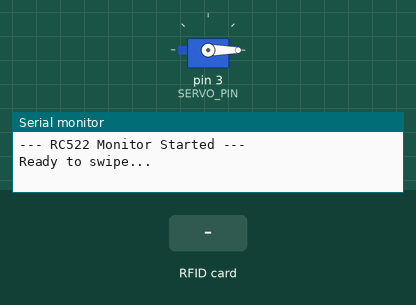
The sketch below on a simulated Arduino Uno, built with avr-gcc and run on an emulated ATmega328P. On the bench: servo, the last lines printed to the serial monitor. The inputs (shaded band) are chosen by the test bench.

Above: at 1.2 s.
1.3 s: RFID card 5E 7A 19 C4 held to the reader
At 2.4 s:
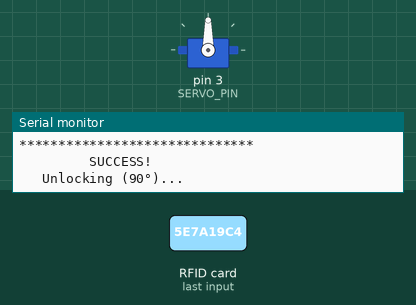
Timing chart, 0 to 4.8 s (numbered marks = the images above; inputs shaded):
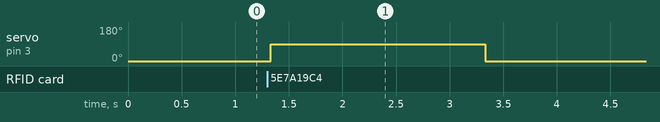

The sketch:

test_code_v0.ino
```cpp
#include <SPI.h>
#include <MFRC522.h>
#include <Servo.h> // 1. Include the Servo library

#define RST_PIN         9
#define SS_PIN          10
#define SERVO_PIN       3  // Your SG90 is on Pin D3

MFRC522 mfrc522(SS_PIN, RST_PIN);
Servo myServo;        // 2. Create the servo object

unsigned long lastCheckTime = 0;
const int checkInterval = 3000;

void setup() {
  Serial.begin(9600);
  while (!Serial);
  SPI.begin();

  mfrc522.PCD_Init();
  mfrc522.PCD_SetAntennaGain(mfrc522.RxGain_max);

  myServo.attach(SERVO_PIN); // 3. Connect the servo to the pin
  myServo.write(0);          // Set initial position to 0 degrees

  Serial.println(F("--- RC522 Monitor Started ---"));
  Serial.println(F("Ready to swipe..."));
}

void loop() {
  // --- PART 1: ALIVE CHECK ---
  if (millis() - lastCheckTime > checkInterval) {
    lastCheckTime = millis();
    byte v = mfrc522.PCD_ReadRegister(mfrc522.VersionReg);
    if (v == 0x00 || v == 0xFF) {
      Serial.println(F("ALIVE CHECK: FAILED! Check your wiring."));
    } else {
      Serial.print(F("ALIVE CHECK: OK (Version 0x"));
      Serial.print(v, HEX);
      Serial.println(F(")"));
    }
  }

  // --- PART 2: SWIPE CHECK ---
  if ( ! mfrc522.PICC_IsNewCardPresent()) return;
  if ( ! mfrc522.PICC_ReadCardSerial()) return;

  // SUCCESS!
  Serial.println(F("******************************"));
  Serial.println(F("         SUCCESS!             "));

  // --- PART 3: SERVO ACTION ---
  Serial.println(F("   Unlocking (90°)..."));
  myServo.write(90);    // Move to 90 degrees
  delay(2000);          // Wait 2 seconds

  Serial.println(F("   Locking (0°)..."));
  myServo.write(0);     // Return to 0 degrees

  Serial.println(F("******************************"));

  mfrc522.PICC_HaltA();
  mfrc522.PCD_StopCrypto1();
}
```

Measured:
- after the input at 1.3 s, servo on pin 3 (SERVO_PIN): 0° → 90° at once, → 0° 2.0 s later
